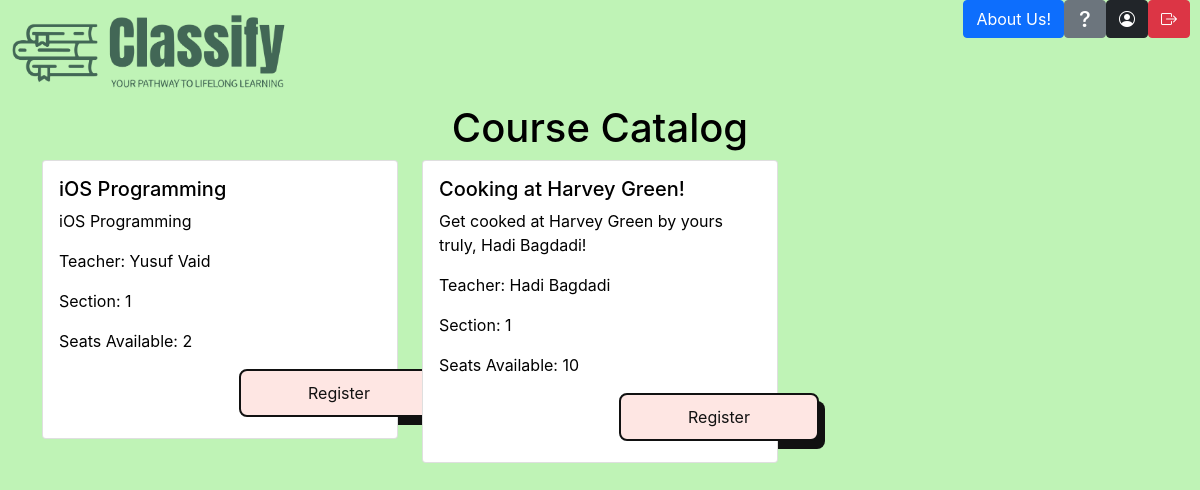
The page /course-catalog (signed in) on the database its author committed.
### app.py (models this page shows, shortened)
class Course(db.Model):
    __tablename__ = 'course'
    courseID = db.Column(db.Integer, primary_key=True)
    courseName = db.Column(db.String(255), nullable=False)
    description = db.Column(db.String(255), nullable=False)
    section = db.Column(db.String(10), nullable=False)
    totalSeats = db.Column(db.Integer, nullable=False)
    seatsTaken = db.Column(db.Integer, nullable=False)
    dates = db.Column(db.String(255), nullable=False)
    days = db.Column(db.String(255), nullable=False)
    timings = db.Column(db.String(255), nullable=False)
    active = db.Column(db.String(255), nullable=False)
    teacherID = db.Column(db.Integer, db.ForeignKey('teacher.teacherID'), nullable=False)
    teacher = db.relationship('Teacher', backref=db.backref('courses', lazy=True))

class User(db.Model, UserMixin):
    userID = db.Column(db.Integer, primary_key=True)
    first_name = db.Column(db.String(50), nullable=False)
    last_name = db.Column(db.String(50), nullable=False)
    email = db.Column(db.String(100), unique=True, nullable=False)
    username = db.Column(db.String(50), unique=True, nullable=False)
    password = db.Column(db.String(100), nullable=False)
    age = db.Column(db.Integer, nullable=False)
    gender = db.Column(db.String(10), nullable=False)
    role = db.Column(db.String(20), nullable=False, default='student')
    enrolled_courses = db.relationship('Course', secondary='registration', backref=db.backref('students', lazy='dynamic'))

### app.py (the view)
@app.route('/course-catalog')
def courseCatalog():
    courses = Course.query.all()
    user_id = session.get('user_id')
    user = User.query.get(user_id)
    registered_course_ids = [course.courseID for course in user.enrolled_courses]
    return render_template('course-catalog.html', courses=courses, registered_course_ids=registered_course_ids)

### app.py (called while the page is built)
@login_manager.user_loader
def load_user(user_id):
    return User.query.get(int(user_id))

### templates/course-catalog.html (shortened to what this page needs)
<!DOCTYPE html>
<html>
<head>
    <link rel="stylesheet" href="../static/css/button.css" />
    <link rel="stylesheet" href="https://maxcdn.bootstrapcdn.com/bootstrap/4.5.2/css/bootstrap.min.css">
    <link rel="stylesheet" href="https://cdn.jsdelivr.net/npm/bootstrap-icons@1.5.0/font/bootstrap-icons.css">
    <link href="https://cdn.jsdelivr.net/npm/bootstrap@5.0.2/dist/css/bootstrap.min.css" rel="stylesheet">
    <link href="../static/css/button.css" rel="stylesheet" type="text/css"/>
</head>
<body>
    <header>
        <a href="/student-home"><img class="logo" src="../static/images/classifylogoside.png"></a>
        <div class="btn-group">
            <a href="/about-us-student">        <button type="button" class="btn btn-primary">About Us!</button></a>
            <a href="/faq-student">     <button type="button" class="btn btn-secondary"><i class="bi-question-lg"></i></button></a>
            <a href="/student-settings"><button type="button" class="btn btn-dark"><i class="bi-person-circle"></i></button></a>
            <a href="/">                <button type="button" class="btn btn-danger"><i class="bi bi-box-arrow-right"></i></button></a>
          </div>
      </header>
      <div class="container">
        <h1 class="text-center">Course Catalog</h1>
        <div class="row">
            {% for course in courses %}
            {% if course.active == 1 %}
                <div class="col-md-4 mb-4">
                    <div class="card">
                        <div class="card-body">
                            <h5 class="card-title">{{ course.courseName }}</h5>
                            <p class="card-text">{{ course.description }}</p>
                            <p>Teacher: {{ course.teacher.user.first_name }} {{course.teacher.user.last_name }}</p>
                            <p>Section: {{ course.section }}</p>
                            <p>Seats Available: {{ course.totalSeats - course.seatsTaken }}</p>
                                <form action="{{ url_for('register_course', course_id=course.courseID) }}" method="POST">
                                    <button type="submit" class="button-56">Register</button>
                                </form>
                        </div>
                    </div>
                </div>
            {% endif %}
            {% endfor %}
        </div>
    </div>
</body>
</html>

### static/css/button.css (style rules this page uses)
* { margin: 0; padding: 0; box-sizing: border-box; }
body, h1, h2 { font-family: 'Inter', sans-serif; color: #000000; }
.button-56 { align-items: center; background-color: #fee6e3; border: 2px solid #111; border-radius: 8px; color: #111; cursor: pointer; display: flex; font-size: 16px; height: 48px; justify-content: center; line-height: 24px; max-width: 100%; padding: 0 25px; position: relative; text-align: center; text-decoration: none; user-select: none; -webkit-user-select: none; touch-action: manipulation; margin: 5px 210px 5px 180px; width: 200px; }
.button-56:after { background-color: #111; border-radius: 8px; content: ""; display: block; height: 48px; left: 0; width: 100%; position: absolute; top: -2px; transform: translate(8px, 8px); transition: transform 0.2s ease-out; z-index: -1; }
@media (min-width: 768px) { .button-56 { padding: 0 40px; } }
.logo { width: 300px; height: auto; padding: 10px; }
body { background-color: #bff3b6; }
.btn-group { float: right; padding-right: 10px; }

### rows shown on the page
Course: courseName "iOS Programming", description "iOS Programming", teacher.user.first_name "Yusuf", teacher.user.last_name "Vaid", section "1", course.totalSeats-course.seatsTaken "2"
Course: courseName "Cooking at Harvey Green!", description "Get cooked at Harvey Green by yours truly, Hadi Bagdadi!", teacher.user.first_name "Hadi", teacher.user.last_name "Bagdadi", section "1", course.totalSeats-course.seatsTaken "10"
